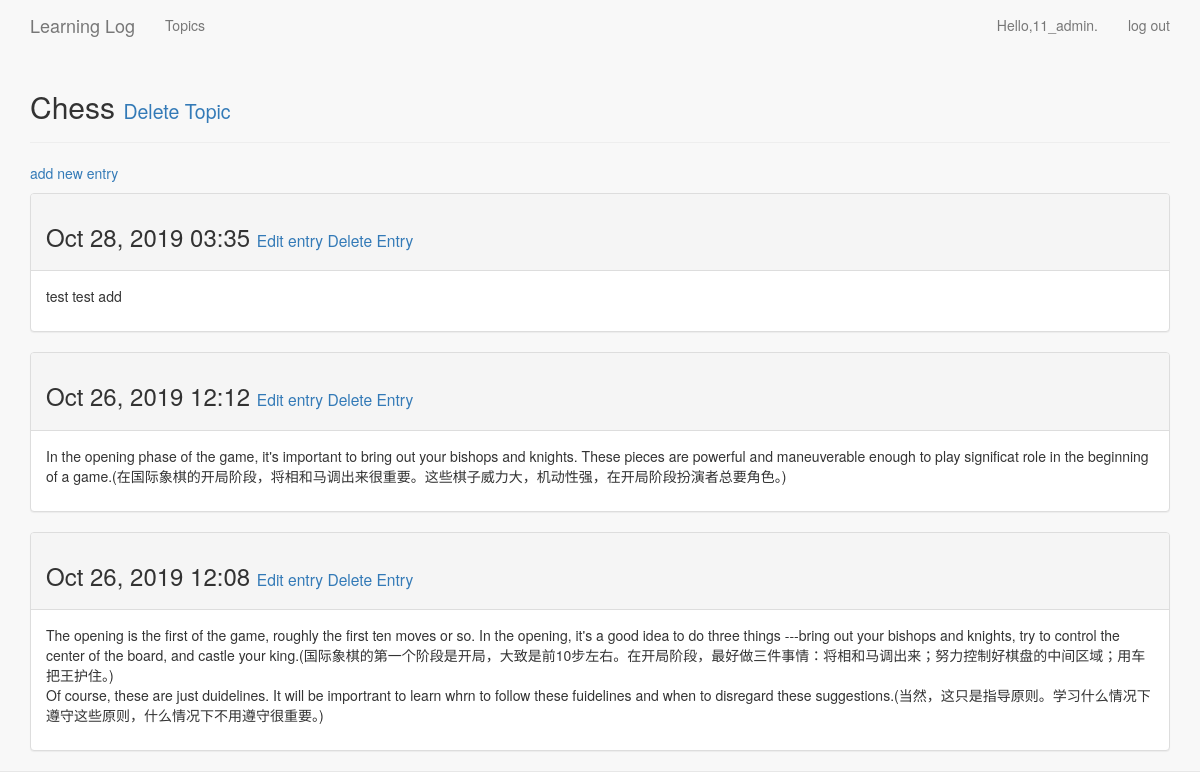
The page /topics/1/ (signed in) on the database its author committed.
### learning_logs/models.py (models this page shows, shortened)
class Topic(models.Model):
	text = models.CharField(max_length=200) # 由字符或文本组成的数据，必须告诉Django在数据库中预留多少空间
	date_added = models.DateTimeField(auto_now_add=True) #记录日期和时间的数据，默认自动设置为当前日期和时间
	owner = models.ForeignKey(User, on_delete=models.CASCADE)
	def __str__(self):
		return self.text

class Entry(models.Model):
	topic = models.ForeignKey(Topic, on_delete=models.CASCADE)
	text = models.TextField()
	date_added = models.DateTimeField(auto_now_add=True)
	class Meta:
		verbose_name_plural = 'entries'

### learning_logs/views.py (the view)
# urls.py: url(r'topics/(?P<topic_id>\d+)/$', views.topic, name='topic'),
@login_required
def topic(request, topic_id):
	topic = get_object_or_404(Topic, id=topic_id)
	if topic.owner != request.user:
		raise Http404
	entries = topic.entry_set.order_by('-date_added') # 降序排列
	context = {'topic': topic, 'entries': entries}
	return render(request, 'learning_logs/topic.html', context)

### learning_logs/templates/learning_logs/topic.html
{% extends 'learning_logs/base.html' %}
{% block header %}
   <h2>
       {{ topic }}
       <small>
          <a href="">Delete Topic</a>
       </small>
   </h2>
{% endblock header %}
{% block content %}
   <p>
   	<a href="{% url 'learning_logs:new_entry' topic.id %}">add new entry</a>
   </p>
   {% for entry in entries %}
      <div class="panel panel-default">
         <div class="panel-heading">
            <h3>
               {{ entry.date_added|date:'M d, Y H:i' }}
               <small>
                  <a href="{% url 'learning_logs:edit_entry' entry.id %}">Edit entry</a>
                  <a href="">Delete Entry</a>
               </small>
            </h3>
         </div>
         <div class="panel-body">
            {{ entry.text|linebreaks }}
         </div>
      </div>
   {% empty %}
      There are no entries for this topic yet.
   {% endfor %}
{% endblock content %}

### learning_logs/templates/learning_logs/base.html (shortened to what this page needs)
<!DOCTYPE html>
<html lang="en">
  <head>
    {% load bootstrap3 %}
  	{% bootstrap_css %}
  </head>
  <body>
  	<nav class="navbar navbar-default navbar-static-top">
  		<div class="container">
  			<div class="navbar-header">
  				<a class="navbar-brand" href="{% url 'learning_logs:index' %}">Learning Log</a>
  			</div>
  			<div id="navbar" class="navbar-collapse collapse">
  				<ul class="nav navbar-nav">
  					<li><a href="{% url 'learning_logs:topics' %}">Topics</a></li>
  				</ul>
  				<ul class="nav navbar-nav navbar-right">
  					{% if user.is_authenticated %}
                      <li><a>Hello,{{ user.username }}.</a></li>
                      <li><a href="{% url 'users:logout' %}">log out</a></li>
                    {% else %}
                      <li><a href="{% url 'users:register' %}">register</a></li>
                      <li><a href="{% url 'users:login' %}">log in</a></li>
                    {% endif %}
  				</ul>
  			</div>
  			<div class="page-header">
  				{% block header %}{% endblock header %}
  			</div>
  			<div>
  				{% block content %}{% endblock content %}
  			</div>
  		</div>
  	</nav>
  </body>
<html>

### rows shown on the page
Topic: text "Chess"
Entry: date_added "Oct 28, 2019 03:35", text "test test add"
Entry: date_added "Oct 26, 2019 12:12", text "In the opening phase of the game, it's important to bring out your bishops and knights. These pieces are powerful and maneuverable enough to play significat role in the beginning of a game.(在国际象棋的开局阶段，将相和马调出来很重要。这些棋子威力大，机动性强，在开局阶段扮演者总要角色。)"
Entry: date_added "Oct 26, 2019 12:08", text "The opening is the first of the game, roughly the first ten moves or so. In the opening, it's a good idea to do three things ---bring out your bishops and knights, try to control the center of the board, and castle your king.(国际象棋的第一个阶段是开局，大致是前10步左右。在开局阶段，最好做三件事情：将相和马调出来；努力控制好棋盘的中间区域；用车把王护住。) Of course, these are just duidelines. It will be importrant to learn whrn to follow these fuidelines and when to disregard these suggestions.(当然，这只是指导原则。学习什么情况下遵守这些原则，什么情况下不用遵守很重要。)"

### other values the page prints
{{ user.username }} "11_admin"
